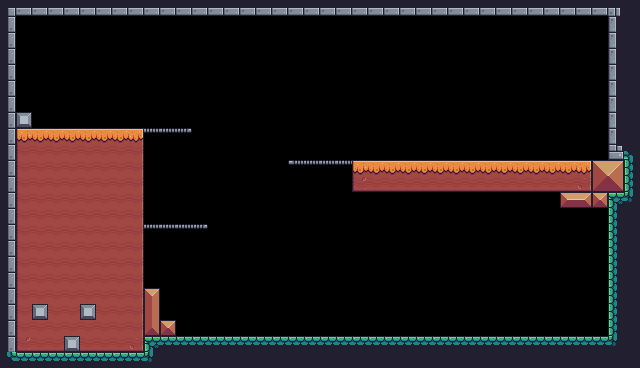

This game map was drawn from its Tiled (.tmx) file and the tilesets committed beside it. A one-line description and the full map source follow:
An orthogonal 40x23 tile map with 16x16 px tiles, 2 tile layers (Layout, Background) and 29 objects (11x Fruit, 3x Platform, 2x Chicken, Player).

<map version="1.10" tiledversion="1.10.1" orientation="orthogonal" renderorder="right-down" width="40" height="23" tilewidth="16" tileheight="16" infinite="0" nextlayerid="5" nextobjectid="32">
 <tileset firstgid="1" source="Main World.tsx" />
 <layer id="1" name="Layout" width="40" height="23">
  <data encoding="csv">
4,46,46,46,46,46,46,46,46,46,46,46,46,46,46,46,46,46,46,46,46,46,46,46,46,46,46,46,46,46,46,46,46,46,46,46,46,46,5,112,
25,0,0,0,0,0,0,0,0,0,0,0,0,0,0,0,0,0,0,0,0,0,0,0,0,0,0,0,0,0,0,0,0,0,0,0,0,0,23,112,
25,0,0,0,0,0,0,0,0,0,0,0,0,0,0,0,0,0,0,0,0,0,0,0,0,0,0,0,0,0,0,0,0,0,0,0,0,0,23,112,
25,0,0,0,0,0,0,0,0,0,0,0,0,0,0,0,0,0,0,0,0,0,0,0,0,0,0,0,0,0,0,0,0,0,0,0,0,0,23,112,
25,0,0,0,0,0,0,0,0,0,0,0,0,0,0,0,0,0,0,0,0,0,0,0,0,0,0,0,0,0,0,0,0,0,0,0,0,0,23,112,
25,0,0,0,0,0,0,0,0,0,0,0,0,0,0,0,0,0,0,0,0,0,0,0,0,0,0,0,0,0,0,0,0,0,0,0,0,0,23,112,
25,0,0,0,0,0,0,0,0,0,0,0,0,0,0,0,0,0,0,0,0,0,0,0,0,0,0,0,0,0,0,0,0,0,0,0,0,0,23,112,
25,123,0,0,0,0,0,0,0,0,0,0,0,0,0,0,0,0,0,0,0,0,0,0,0,0,0,0,0,0,0,0,0,0,0,0,0,0,23,112,
25,95,96,96,96,96,96,96,97,63,63,64,0,0,0,0,0,0,0,0,0,0,0,0,0,0,0,0,0,0,0,0,0,0,0,0,0,0,23,112,
25,117,118,118,118,118,118,118,119,0,0,0,0,0,0,0,0,0,0,0,0,0,0,0,0,0,0,0,0,0,0,0,0,0,0,0,0,0,45,181,
25,117,118,118,118,118,118,118,119,0,0,0,0,0,0,0,0,0,62,63,63,63,95,96,96,96,96,96,96,96,96,96,96,96,96,96,97,36,37,199,
25,117,118,118,118,118,118,118,119,0,0,0,0,0,0,0,0,0,0,0,0,0,139,140,140,140,140,140,140,140,140,140,140,140,140,140,141,58,59,199,
25,117,118,118,118,118,118,118,119,0,0,0,0,0,0,0,0,0,0,0,0,0,0,0,0,0,0,0,0,0,0,0,0,0,0,13,15,35,177,203,
25,117,118,118,118,118,118,118,119,0,0,0,0,0,0,0,0,0,0,0,0,0,0,0,0,0,0,0,0,0,0,0,0,0,0,0,0,0,199,112,
25,117,118,118,118,118,118,118,119,63,63,63,64,0,0,0,0,0,0,0,0,0,0,0,0,0,0,0,0,0,0,0,0,0,0,0,0,0,199,112,
25,117,118,118,118,118,118,118,119,0,0,0,0,0,0,0,0,0,0,0,0,0,0,0,0,0,0,0,0,0,0,0,0,0,0,0,0,0,199,112,
25,117,118,118,118,118,118,118,119,0,0,0,0,0,0,0,0,0,0,0,0,0,0,0,0,0,0,0,0,0,0,0,0,0,0,0,0,0,199,112,
25,117,118,118,118,118,118,118,119,0,0,0,0,0,0,0,0,0,0,0,0,0,0,0,0,0,0,0,0,0,0,0,0,0,0,0,0,0,199,112,
25,117,118,118,118,118,118,118,119,16,0,0,0,0,0,0,0,0,0,0,0,0,0,0,0,0,0,0,0,0,0,0,0,0,0,0,0,0,199,112,
25,117,123,118,118,123,118,118,119,38,0,0,0,0,0,0,0,0,0,0,0,0,0,0,0,0,0,0,0,0,0,0,0,0,0,0,0,0,199,112,
25,117,118,118,118,118,118,118,119,60,35,0,0,0,0,0,0,0,0,0,0,0,0,0,0,0,0,0,0,0,0,0,0,0,0,0,0,0,199,112,
25,139,140,140,123,140,140,140,141,177,178,178,178,178,178,178,178,178,178,178,178,178,178,178,178,178,178,178,178,178,178,178,178,178,178,178,178,178,203,112,
202,178,178,178,178,178,178,178,178,203,112,112,112,112,112,112,112,112,112,112,112,112,112,112,112,112,112,112,112,112,112,112,112,112,112,112,112,112,112,112
</data>
 </layer>
 <layer id="2" name="Background" width="40" height="23">
  <data encoding="csv">
0,0,0,0,0,0,0,0,0,0,0,0,0,0,0,0,0,0,0,0,0,0,0,0,0,0,0,0,0,0,0,0,0,0,0,0,0,0,0,0,
0,0,0,0,0,0,0,0,0,0,0,0,0,0,0,0,0,0,0,0,0,0,0,0,0,0,0,0,0,0,0,0,0,0,0,0,0,0,0,0,
0,0,0,0,0,0,0,0,0,0,0,0,0,0,0,0,0,0,0,0,0,0,0,0,0,0,0,0,0,0,0,0,0,0,0,0,0,0,0,0,
0,0,0,0,0,0,0,0,0,0,0,0,0,0,0,0,0,0,0,0,0,0,0,0,0,0,0,0,0,0,0,0,0,0,0,0,0,0,0,0,
0,0,0,0,0,0,0,0,0,0,0,0,0,0,0,0,0,0,0,0,0,0,0,0,0,0,0,0,0,0,0,0,0,0,0,0,0,0,0,0,
0,0,0,0,0,0,0,0,0,0,0,0,0,0,0,0,0,0,0,0,0,0,0,0,0,0,0,0,0,0,0,0,0,0,0,0,0,0,0,0,
0,0,0,0,0,0,0,0,0,0,0,0,0,0,0,0,0,0,0,0,0,0,0,0,0,0,0,0,0,0,0,0,0,0,0,0,0,0,0,0,
0,0,0,0,0,0,0,0,0,0,0,0,0,0,0,0,0,0,0,0,0,0,0,0,0,0,0,0,0,0,0,0,0,0,0,0,0,0,0,0,
0,0,0,0,0,0,0,0,0,0,0,0,0,0,0,0,0,0,0,0,0,0,0,0,0,0,0,0,0,0,0,0,0,0,0,0,0,0,0,0,
0,0,0,0,0,0,0,0,0,0,0,0,0,0,0,0,0,0,0,0,0,0,0,0,0,0,0,0,0,0,0,0,0,0,0,0,0,0,0,0,
0,0,0,0,0,0,0,0,0,0,0,0,0,0,0,0,0,0,0,0,0,0,0,0,0,0,0,0,0,0,0,0,0,0,0,0,0,0,0,0,
0,0,0,0,0,0,0,0,0,0,0,0,0,0,0,0,0,0,0,0,0,0,0,0,0,0,0,0,0,0,0,0,0,0,0,0,0,0,0,0,
0,0,0,0,0,0,0,0,0,0,0,0,0,0,0,0,0,0,0,0,0,0,0,0,0,0,0,0,0,0,0,0,0,0,0,0,0,0,0,0,
0,0,0,0,0,0,0,0,0,0,0,0,0,0,0,0,0,0,0,0,0,0,0,0,0,0,0,0,0,0,0,0,0,0,0,0,0,0,0,0,
0,0,0,0,0,0,0,0,0,0,0,0,0,0,0,0,0,0,0,0,0,0,0,0,0,0,0,0,0,0,0,0,0,0,0,0,0,0,0,0,
0,0,0,0,0,0,0,0,0,0,0,0,0,0,0,0,0,0,0,0,0,0,0,0,0,0,0,0,0,0,0,0,0,0,0,0,0,0,0,0,
0,0,0,0,0,0,0,0,0,0,0,0,0,0,0,0,0,0,0,0,0,0,0,0,0,0,0,0,0,0,0,0,0,0,0,0,0,0,0,0,
0,0,0,0,0,0,0,0,0,0,0,0,0,0,0,0,0,0,0,0,0,0,0,0,0,0,0,0,0,0,0,0,0,0,0,0,0,0,0,0,
0,0,0,0,0,0,0,0,0,0,0,0,0,0,0,0,0,0,0,0,0,0,0,0,0,0,0,0,0,0,0,0,0,0,0,0,0,0,0,0,
0,0,0,0,0,0,0,0,0,0,0,0,0,0,0,0,0,0,0,0,0,0,0,0,0,0,0,0,0,0,0,0,0,0,0,0,0,0,0,0,
0,0,0,0,0,0,0,0,0,0,0,0,0,0,0,0,0,0,0,0,0,0,0,0,0,0,0,0,0,0,0,0,0,0,0,0,0,0,0,0,
0,0,0,0,0,0,0,0,0,0,0,0,0,0,0,0,0,0,0,0,0,0,0,0,0,0,0,0,0,0,0,0,0,0,0,0,0,0,0,0,
0,0,0,0,0,0,0,0,0,0,0,0,0,0,0,0,0,0,0,0,0,0,0,0,0,0,0,0,0,0,0,0,0,0,0,0,0,0,0,0
</data>
 </layer>
 <objectgroup id="3" name="Collisions">
  <object id="1" x="352" y="160" width="240" height="32" />
  <object id="2" x="16" y="128" width="128" height="224" />
  <object id="3" x="0" y="0" width="624" height="16" />
  <object id="4" x="0" y="16" width="16" height="112" />
  <object id="5" x="16" y="112" width="16" height="16" />
  <object id="6" x="608" y="16" width="16" height="144" />
  <object id="7" x="560" y="192" width="48" height="16" />
  <object id="8" x="608" y="192" width="16" height="160" />
  <object id="9" x="144" y="336" width="464" height="16" />
  <object id="10" x="144" y="288" width="16" height="48" />
  <object id="11" x="160" y="320" width="16" height="16" />
  <object id="12" name="Platform" type="Platform" x="143.889" y="127.11" width="47.7934" height="6.60973" />
  <object id="13" name="Platform" type="Platform" x="144.906" y="224.731" width="62.0298" height="4.57597" />
  <object id="14" name="Platform" type="Platform" x="288.286" y="160.159" width="64.0636" height="5.59285" />
  <object id="19" x="592" y="160" width="32" height="32" />
 </objectgroup>
 <objectgroup id="4" name="Spawnpoints">
  <object id="17" name="Chicken" type="Chicken" x="558.909" y="125.909" width="32" height="34">
   <properties>
    <property name="left" type="int" value="17" />
    <property name="right" type="int" value="3" />
   </properties>
  </object>
  <object id="18" name="Chicken" type="Chicken" x="543.875" y="301.875" width="32" height="34">
   <properties>
    <property name="left" type="int" value="23" />
    <property name="right" type="int" value="4" />
   </properties>
  </object>
  <object id="20" name="Player" type="Player" x="63.25" y="80.25" width="32" height="32" />
  <object id="21" name="Kiwi" type="Fruit" x="384" y="80" width="16" height="16" />
  <object id="22" name="Kiwi" type="Fruit" x="432" y="80" width="16" height="16" />
  <object id="23" name="Kiwi" type="Fruit" x="480" y="80" width="16" height="16" />
  <object id="24" name="Kiwi" type="Fruit" x="528" y="80" width="16" height="16" />
  <object id="25" name="Apple" type="Fruit" x="304" y="240" width="16" height="16" />
  <object id="26" name="Apple" type="Fruit" x="352" y="240" width="16" height="16" />
  <object id="27" name="Apple" type="Fruit" x="400" y="240" width="16" height="16" />
  <object id="28" name="Apple" type="Fruit" x="448" y="240" width="16" height="16" />
  <object id="29" name="Apple" type="Fruit" x="496" y="240" width="16" height="16" />
  <object id="30" name="Apple" type="Fruit" x="256" y="288" width="16" height="16" />
  <object id="31" name="Melon" type="Fruit" x="224" y="160" width="16" height="16" />
 </objectgroup>
</map>
